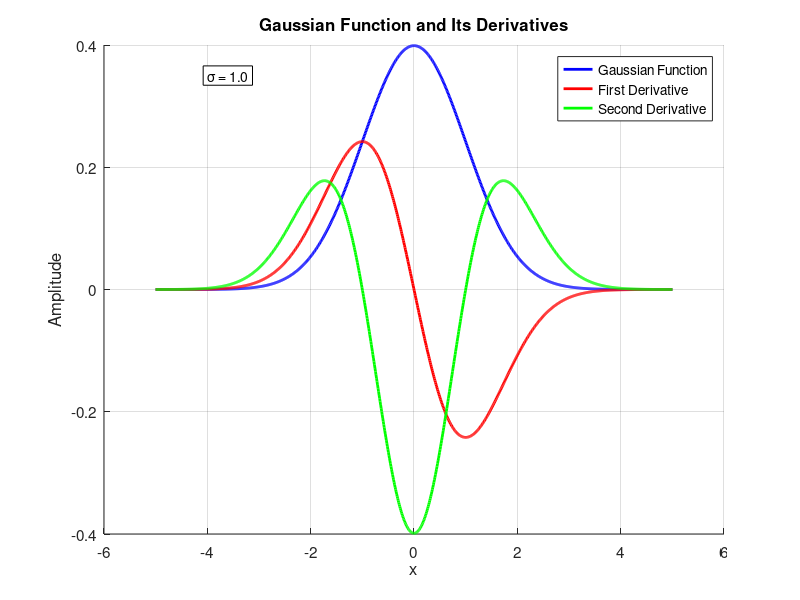

MATLAB code for this plot:
% Gaussian function and its derivatives
% Define the Gaussian function
gaussian = @(x, sigma) exp(-x.^2 ./ (2 * sigma^2)) ./ (sigma * sqrt(2 * pi));

% Define the first derivative of Gaussian
gaussian_derivative1 = @(x, sigma) -x .* exp(-x.^2 ./ (2 * sigma^2)) ./ (sigma^3 * sqrt(2 * pi));

% Define the second derivative of Gaussian
gaussian_derivative2 = @(x, sigma) (x.^2 - sigma^2) .* exp(-x.^2 ./ (2 * sigma^2)) ./ (sigma^5 * sqrt(2 * pi));

% Parameters
sigma = 1;  % Standard deviation
x = linspace(-5, 5, 1000);  % x range

% Calculate functions
y1 = gaussian(x, sigma);
y2 = gaussian_derivative1(x, sigma);
y3 = gaussian_derivative2(x, sigma);

% Create the plot
figure;
hold on;
grid on;

% Plot Gaussian function
plot(x, y1, 'b-', 'LineWidth', 2, 'DisplayName', 'Gaussian Function');

% Plot first derivative
plot(x, y2, 'r-', 'LineWidth', 2, 'DisplayName', 'First Derivative');

% Plot second derivative
plot(x, y3, 'g-', 'LineWidth', 2, 'DisplayName', 'Second Derivative');

% Customize the plot
xlabel('x', 'FontSize', 12);
ylabel('Amplitude', 'FontSize', 12);
title('Gaussian Function and Its Derivatives', 'FontSize', 14);
legend('Location', 'best');
set(gca, 'FontSize', 11);

% Add text annotations
text(-4, 0.35, sprintf('\\sigma = %.1f', sigma), 'FontSize', 10, ...
     'BackgroundColor', 'white', 'EdgeColor', 'black');

hold off;

% Display mathematical expressions in command window
fprintf('\nMathematical expressions:\n');
fprintf('Gaussian function: f(x) = (1/(\\sigma\\sqrt{2\\pi})) * exp(-x^2/(2\\sigma^2))\n');
fprintf('First derivative: f''(x) = (-x/(\\sigma^3\\sqrt{2\\pi})) * exp(-x^2/(2\\sigma^2))\n');
fprintf('Second derivative: f''''(x) = ((x^2-\\sigma^2)/(\\sigma^5\\sqrt{2\\pi})) * exp(-x^2/(2\\sigma^2))\n\n');
